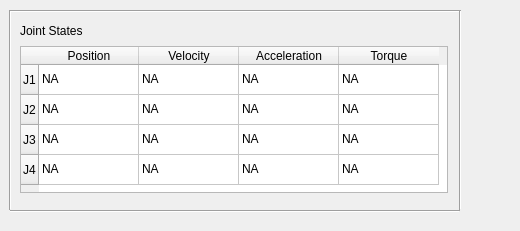
     <widget class="QWidget" name="widget_sensor_interface" native="true">
      <property name="geometry">
       <rect>
        <x>570</x>
        <y>110</y>
        <width>520</width>
        <height>231</height>
       </rect>
      </property>
      <widget class="Line" name="line_13">
       <property name="geometry">
        <rect>
         <x>0</x>
         <y>10</y>
         <width>20</width>
         <height>200</height>
        </rect>
       </property>
       <property name="orientation">
        <enum>Qt::Vertical</enum>
       </property>
      </widget>
      <widget class="QLabel" name="label_5">
       <property name="geometry">
        <rect>
         <x>20</x>
         <y>16</y>
         <width>110</width>
         <height>30</height>
        </rect>
       </property>
       <property name="text">
        <string>Joint States</string>
       </property>
      </widget>
      <widget class="Line" name="line_14">
       <property name="geometry">
        <rect>
         <x>450</x>
         <y>10</y>
         <width>20</width>
         <height>200</height>
        </rect>
       </property>
       <property name="orientation">
        <enum>Qt::Vertical</enum>
       </property>
      </widget>
      <widget class="Line" name="line_15">
       <property name="geometry">
        <rect>
         <x>10</x>
         <y>6</y>
         <width>450</width>
         <height>10</height>
        </rect>
       </property>
       <property name="orientation">
        <enum>Qt::Horizontal</enum>
       </property>
      </widget>
      <widget class="QTableWidget" name="table_sensors">
       <property name="geometry">
        <rect>
         <x>20</x>
         <y>46</y>
         <width>428</width>
         <height>147</height>
        </rect>
       </property>
       <row>
        <property name="text">
         <string>J1</string>
        </property>
       </row>
       <row>
        <property name="text">
         <string>J2</string>
        </property>
       </row>
       <row>
        <property name="text">
         <string>J3</string>
        </property>
       </row>
       <row>
        <property name="text">
         <string>J4</string>
        </property>
       </row>
       <column>
        <property name="text">
         <string>Position</string>
        </property>
       </column>
       <column>
        <property name="text">
         <string>Velocity</string>
        </property>
       </column>
       <column>
        <property name="text">
         <string>Acceleration</string>
        </property>
       </column>
       <column>
        <property name="text">
         <string>Torque</string>
        </property>
       </column>
       <item row="0" column="0">
        <property name="text">
         <string>NA</string>
        </property>
        <property name="flags">
         <set>ItemIsDragEnabled|ItemIsUserCheckable|ItemIsEnabled</set>
        </property>
       </item>
       <item row="0" column="1">
        <property name="text">
         <string>NA</string>
        </property>
        <property name="flags">
         <set>ItemIsDragEnabled|ItemIsUserCheckable|ItemIsEnabled</set>
        </property>
       </item>
       <item row="0" column="2">
        <property name="text">
         <string>NA</string>
        </property>
        <property name="flags">
         <set>ItemIsDragEnabled|ItemIsUserCheckable|ItemIsEnabled</set>
        </property>
       </item>
       <item row="0" column="3">
        <property name="text">
         <string>NA</string>
        </property>
        <property name="flags">
         <set>ItemIsDragEnabled|ItemIsUserCheckable|ItemIsEnabled</set>
        </property>
       </item>
       <item row="1" column="0">
        <property name="text">
         <string>NA</string>
        </property>
        <property name="flags">
         <set>ItemIsDragEnabled|ItemIsUserCheckable|ItemIsEnabled</set>
        </property>
       </item>
       <item row="1" column="1">
        <property name="text">
         <string>NA</string>
        </property>
        <property name="flags">
         <set>ItemIsDragEnabled|ItemIsUserCheckable|ItemIsEnabled</set>
        </property>
       </item>
       <item row="1" column="2">
        <property name="text">
         <string>NA</string>
        </property>
        <property name="flags">
         <set>ItemIsDragEnabled|ItemIsUserCheckable|ItemIsEnabled</set>
        </property>
       </item>
       <item row="1" column="3">
        <property name="text">
         <string>NA</string>
        </property>
        <property name="flags">
         <set>ItemIsDragEnabled|ItemIsUserCheckable|ItemIsEnabled</set>
        </property>
       </item>
       <item row="2" column="0">
        <property name="text">
         <string>NA</string>
        </property>
        <property name="flags">
         <set>ItemIsDragEnabled|ItemIsUserCheckable|ItemIsEnabled</set>
        </property>
       </item>
       <item row="2" column="1">
        <property name="text">
         <string>NA</string>
        </property>
        <property name="flags">
         <set>ItemIsDragEnabled|ItemIsUserCheckable|ItemIsEnabled</set>
        </property>
       </item>
       <item row="2" column="2">
        <property name="text">
         <string>NA</string>
        </property>
        <property name="flags">
         <set>ItemIsDragEnabled|ItemIsUserCheckable|ItemIsEnabled</set>
        </property>
       </item>
       <item row="2" column="3">
        <property name="text">
         <string>NA</string>
        </property>
        <property name="flags">
         <set>ItemIsDragEnabled|ItemIsUserCheckable|ItemIsEnabled</set>
        </property>
       </item>
       <item row="3" column="0">
        <property name="text">
         <string>NA</string>
        </property>
        <property name="flags">
         <set>ItemIsDragEnabled|ItemIsUserCheckable|ItemIsEnabled</set>
        </property>
       </item>
       <item row="3" column="1">
        <property name="text">
         <string>NA</string>
        </property>
        <property name="flags">
         <set>ItemIsDragEnabled|ItemIsUserCheckable|ItemIsEnabled</set>
        </property>
       </item>
       <item row="3" column="2">
        <property name="text">
         <string>NA</string>
        </property>
        <property name="flags">
         <set>ItemIsDragEnabled|ItemIsUserCheckable|ItemIsEnabled</set>
        </property>
       </item>
       <item row="3" column="3">
        <property name="text">
         <string>NA</string>
        </property>
        <property name="flags">
         <set>ItemIsDragEnabled|ItemIsUserCheckable|ItemIsEnabled</set>
        </property>
       </item>
      </widget>
      <widget class="Line" name="line_16">
       <property name="geometry">
        <rect>
         <x>10</x>
         <y>206</y>
         <width>450</width>
         <height>10</height>
        </rect>
       </property>
       <property name="orientation">
        <enum>Qt::Horizontal</enum>
       </property>
      </widget>
     </widget>
